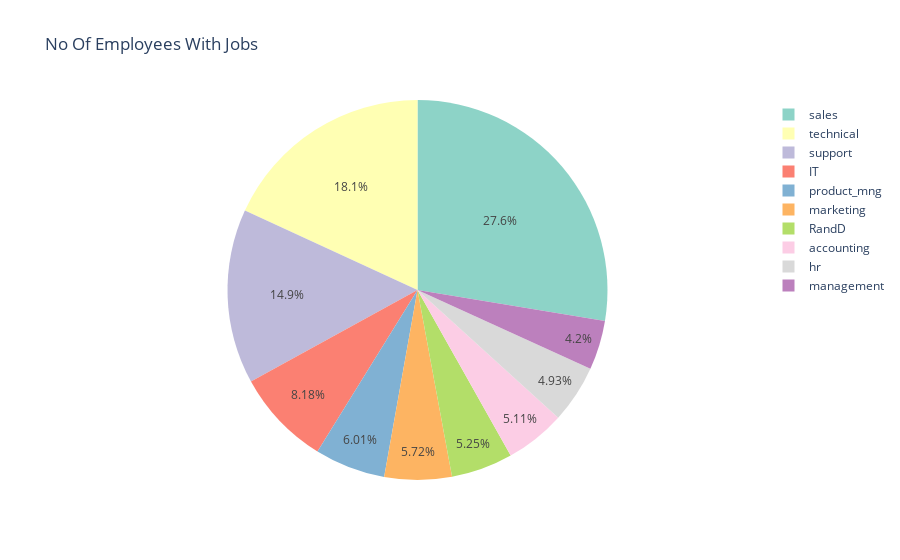

This figure's notebook cell:
### Code cell
# find out how many employees work in different departments using pie chart
labels = dataset.department.value_counts().index
values = dataset.department.value_counts().values

fig = go.Figure()

fig.add_trace(go.Pie(labels = labels, values = values, marker = dict(colors = plotly.colors.qualitative.Set3)))
fig.update_layout(title = 'No Of Employees With Jobs', height = 500)
fig.show()

### Figure 1 — Plotly figure (JSON) as saved in the notebook; plotly's stock layout.template omitted (floating-point values rounded to 4 significant figures)
{"data": [{"labels": ["sales", "technical", "support", "IT", "product_mng", "marketing", "RandD", "accounting", "hr", "management"], "marker": {"colors": ["rgb(141,211,199)", "rgb(255,255,179)", "rgb(190,186,218)", "rgb(251,128,114)", "rgb(128,177,211)", "rgb(253,180,98)", "rgb(179,222,105)", "rgb(252,205,229)", "rgb(217,217,217)", "rgb(188,128,189)", "rgb(204,235,197)", "rgb(255,237,111)"]}, "type": "pie", "values": [4140, 2720, 2229, 1227, 902, 858, 787, 767, 739, 630]}], "layout": {"autosize": true, "title": {"text": "No Of Employees With Jobs"}}}
